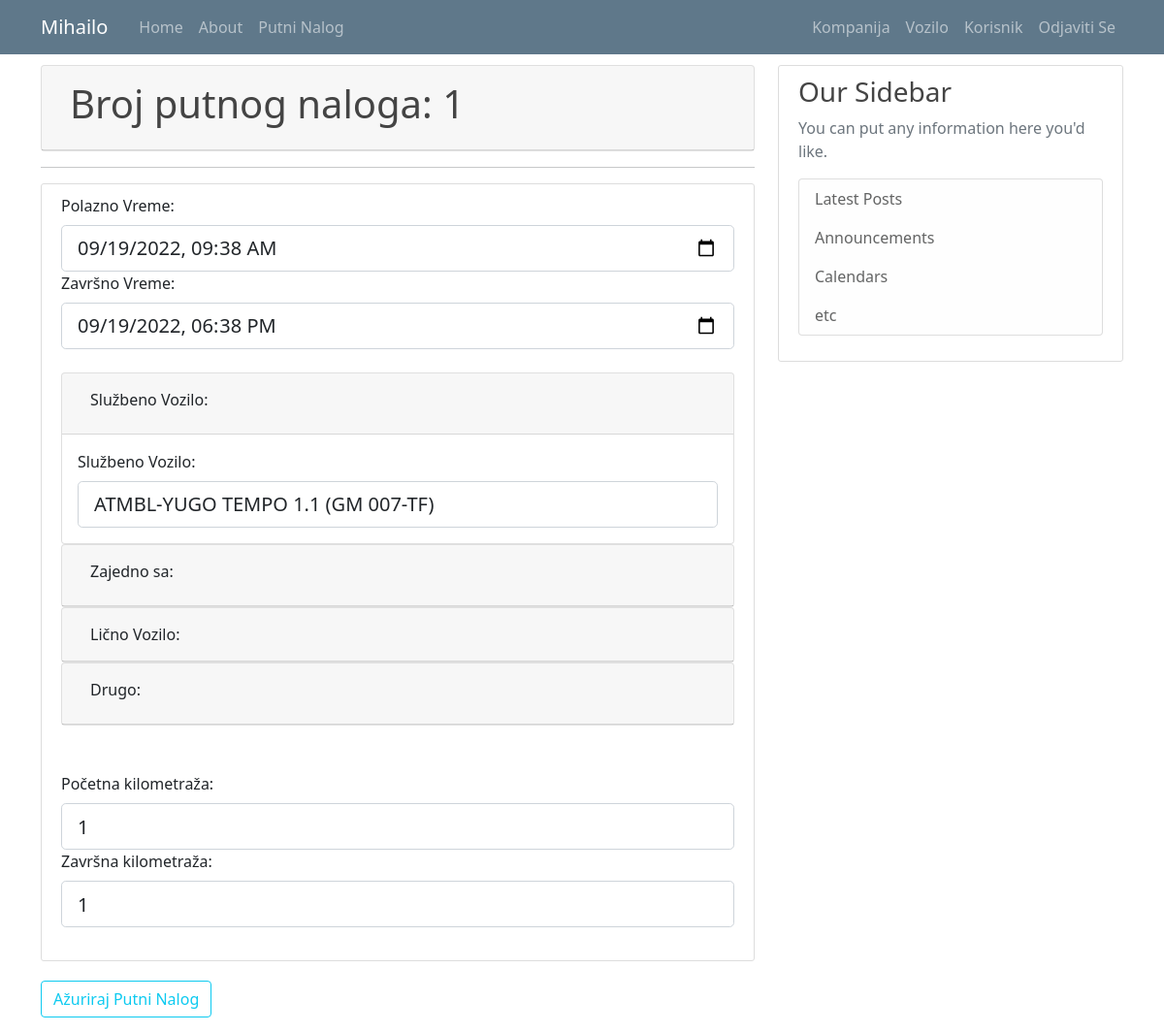
/travel_warrant/1 (signed in), run on an earlier commit of the app's database.
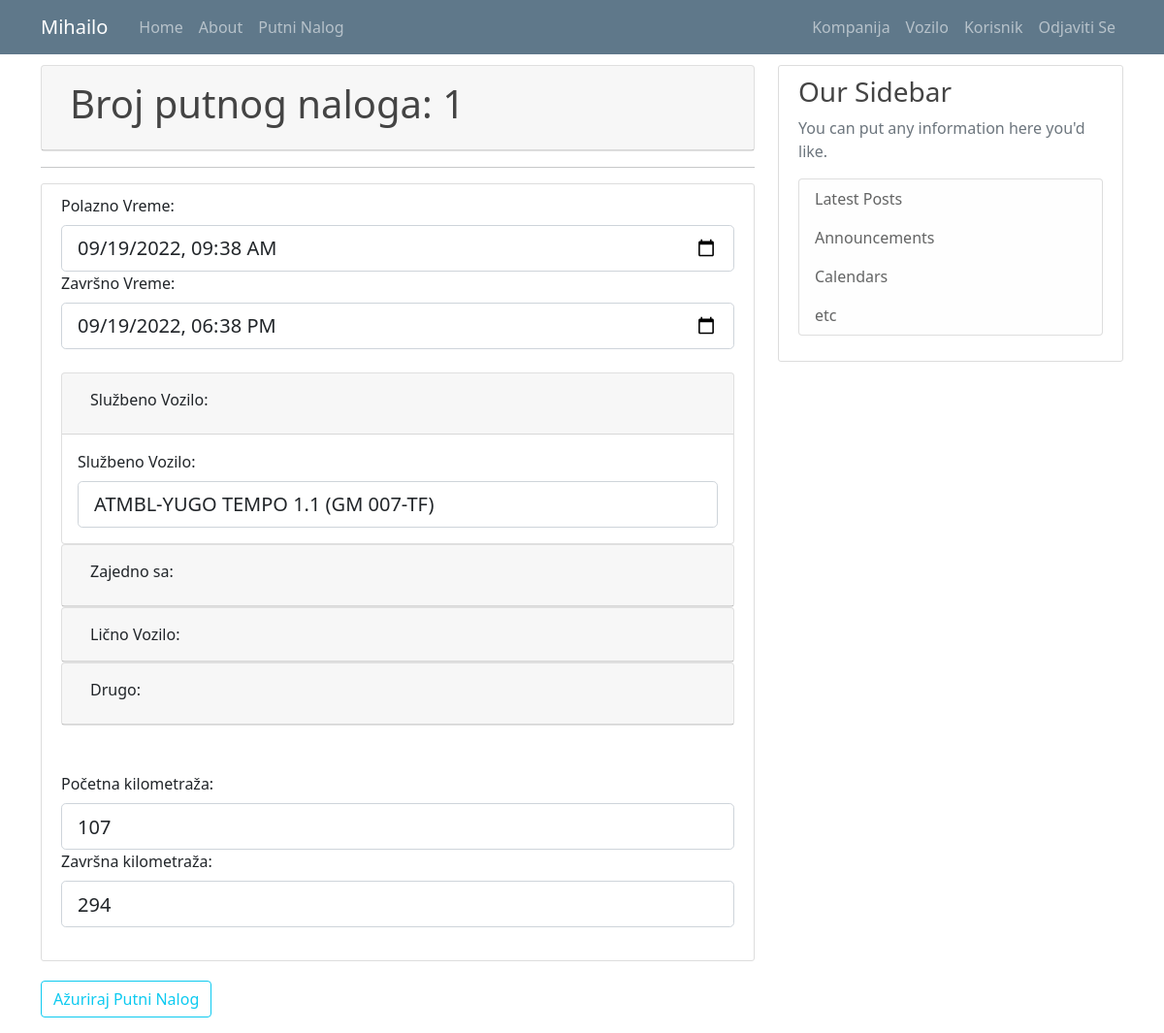
And on a later commit of the database.
### putninalozi/models.py (models this page shows, shortened)
class TravelWarrant(db.Model):
    travel_warrant_id = db.Column(db.Integer, primary_key=True)
    user_id = db.Column(db.Integer, db.ForeignKey('user.id'), nullable=False)
    with_task = db.Column(db.String(50), nullable=False)
    company_id = db.Column(db.Integer, db.ForeignKey('company.id'), nullable=False)
    abroad_contry = db.Column(db.String(50), nullable=True)
    relation = db.Column(db.String(150), nullable=False)
    start_datetime = db.Column(db.DateTime, nullable=True)
    end_datetime = db.Column(db.DateTime, nullable=True)
    vehicle_id = db.Column(db.Integer, db.ForeignKey('vehicle.id'), nullable=True)
    together_with = db.Column(db.Integer, nullable=True)
    personal_type = db.Column(db.String(50), nullable=True)
    personal_brand = db.Column(db.String(50), nullable=True)
    personal_registration = db.Column(db.String(12), nullable=True)
    other = db.Column(db.String(50), nullable=True) #avion, bus, taksi...
    advance_payment = db.Column(db.Integer, nullable=False)
    advance_payment_currency = db.Column(db.String(5), nullable=False)
    daily_wage = db.Column(db.Integer, nullable=False)
    daily_wage_currency = db.Column(db.String(5), nullable=False)
    costs_pays = db.Column(db.String(50), nullable=False)
    km_start = db.Column(db.Integer, nullable=True)
    km_end = db.Column(db.Integer, nullable=True)
    status = db.Column(db.Integer, nullable=False)

### putninalozi/travel_warrants/routes.py (the view)
@travel_warrants.route("/travel_warrant/<int:warrant_id>", methods=['GET', 'POST'])
def travel_warrant_profile(warrant_id):
    rod = []
    warrant = TravelWarrant.query.get_or_404(warrant_id)
    if warrant.travelwarrant_user.gender == "1":
        rod=["Radnik", "raspoređen"]
    elif warrant.travelwarrant_user.gender == "2":
        rod=["Radnica", "raspoređena"]
    if not current_user.is_authenticated:
        flash('Da bi ste pristupili ovoj stranici treba da budete ulogovani.', 'danger')
        return redirect(url_for('users.login'))
    elif current_user.authorization != 's_admin' and current_user.user_company.id != warrant.travelwarrant_company.id:
        abort(403)
    elif current_user.authorization == 'c_user' and current_user.id != warrant.travelwarrant_user.id:
        abort(403)
    if current_user.authorization == 'c_user':
        form = EditUserTravelWarrantForm()
        form.reset()
        form.vehicle_id.choices = [(v.id, v.vehicle_type + "-" + v.vehicle_brand+" ("+v.vehicle_registration+")") for v in db.session.query(Vehicle.id,Vehicle.vehicle_type,Vehicle.vehicle_brand,Vehicle.vehicle_registration).filter_by(company_id=current_user.user_company.id).group_by('vehicle_type').all()]
        form.personal_type.choices = [('', '----'), ('ATMBL', 'AUTOMOBIL'),('KMB', 'KOMBI'),('KMN', 'KAMION')]
        form.status.choices=[(1, "kreiran"), (2, "u delu")]
        if form.validate_on_submit():
            warrant.with_task = form.with_task.data
            warrant.abroad_contry = form.abroad_contry.data
            warrant.relation = form.relation.data
            warrant.start_datetime = form.start_datetime.data
            warrant.end_datetime = form.end_datetime.data
            if form.vehicle_id.data == '':
                warrant.vehicle_id = 0
            else:
                warrant.vehicle_id = int(form.vehicle_id.data)
            if form.together_with.data == '':
                warrant.together_with = 0
            else:
                warrant.together_with = form.together_with.data
            warrant.personal_type = form.personal_type.data
            warrant.personal_brand = form.personal_brand.data
            warrant.personal_registration = form.personal_registration.data
            warrant.other = form.other.data
            warrant.km_start = int(form.km_start.data)
            warrant.km_end = int(form.km_end.data)
            warrant.status = int(form.status.data)
            db.session.commit()
            flash('Putni nalog je ažuriran.', 'success')
            return redirect(url_for('travel_warrants.travel_warrant_list'))
        elif request.method == 'GET':
            form.with_task.data = warrant.with_task
            form.abroad_contry.data = warrant.abroad_contry
            form.relation.data = warrant.relation
            form.start_datetime.data = warrant.start_datetime
            form.end_datetime.data = warrant.end_datetime
            form.vehicle_id.choices =[('', '----')] + [(v.id, v.vehicle_type + "-" + v.vehicle_brand+" ("+v.vehicle_registration+")") for v in db.session.query(Vehicle.id,Vehicle.vehicle_type,Vehicle.vehicle_brand,Vehicle.vehicle_registration).filter_by(company_id=current_user.user_company.id).group_by('vehicle_type').all()]
            form.vehicle_id.data = str(warrant.vehicle_id)
            form.together_with.data = warrant.together_with
            form.personal_type.choices = [('', '----'), ('ATMBL', 'AUTOMOBIL'),('KMB', 'KOMBI'),('KMN', 'KAMION')]
            form.personal_type.data = warrant.personal_type
            form.personal_brand.data = warrant.personal_brand
            form.personal_registration.data = warrant.personal_registration
            form.other.data = warrant.other
            form.km_start.data = warrant.km_start
            form.km_end.data = warrant.km_end
            form.status.choices=[(1, "kreiran"), (2, "u delu")]
            form.status.data = str(warrant.status)
        print(f'EditUser: {form.errors=}')
        return render_template('travel_warrant_user.html', title='Uređivanje Putnog Naloga', warrant=warrant, legend='Uređivanje Putnog Naloga - User View', form=form, rod=rod)
    else:
        form = EditAdminTravelWarrantForm()
        form.reset()
        form.user_id.choices = [(u.id, u.name+ " " + u.surname) for u in db.session.query(User.id,User.name,User.surname).filter_by(company_id=current_user.user_company.id).group_by('name').all()]
        form.vehicle_id.choices = [(v.id, v.vehicle_type + "-" + v.vehicle_brand+" ("+v.vehicle_registration+")") for v in db.session.query(Vehicle.id,Vehicle.vehicle_type,Vehicle.vehicle_brand,Vehicle.vehicle_registration).filter_by(company_id=current_user.user_company.id).group_by('vehicle_type').all()]
        form.personal_type.choices = [('', '----'), ('ATMBL', 'AUTOMOBIL'),('KMB', 'KOMBI'),('KMN', 'KAMION')]
        form.status.choices=[(1, "kreiran"), (2, "u delu")]
        if form.validate_on_submit():
            warrant.user_id = form.user_id.data
            warrant.with_task = form.with_task.data
            warrant.company_id = int(form.company_id.data)
            warrant.abroad_contry = form.abroad_contry.data
            warrant.relation = form.relation.data
            warrant.start_datetime = form.start_datetime.data
            warrant.end_datetime = form.end_datetime.data
            if form.vehicle_id.data == '':
                warrant.vehicle_id = 0
            else:
                warrant.vehicle_id = int(form.vehicle_id.data)
            if form.together_with.data == '':
                warrant.together_with = 0
            else:
                warrant.together_with = form.together_with.data
            warrant.personal_type = form.personal_type.data
            warrant.personal_brand = form.personal_brand.data
            warrant.personal_registration = form.personal_registration.data
            warrant.other = form.other.data
            warrant.advance_payment = int(form.advance_payment.data)
            warrant.advance_payment_currency = form.advance_payment_currency.data
            warrant.daily_wage = int(form.daily_wage.data)
            warrant.daily_wage_currency = form.daily_wage_currency.data
            warrant.costs_pays = form.costs_pays.data
            warrant.km_start = int(form.km_start.data)
            warrant.km_end = int(form.km_end.data)
            warrant.status = int(form.status.data)
            db.session.commit()
            flash('Putni nalog je ažuriran', 'success')
            return redirect(url_for('travel_warrants.travel_warrant_list'))
        elif request.method == 'GET':
            form.user_id.choices = [(u.id, u.name+ " " + u.surname) for u in db.session.query(User.id,User.name,User.surname).filter_by(company_id=current_user.user_company.id).group_by('name').all()]
            form.user_id.data = warrant.user_id
            form.with_task.data = warrant.with_task
            form.company_id.data = str(User.query.filter_by(id=form.user_id.data).first().user_company.id)
            form.abroad_contry.data = warrant.abroad_contry
            form.relation.data = warrant.relation
            form.start_datetime.data = warrant.start_datetime
            form.end_datetime.data = warrant.end_datetime
            form.vehicle_id.choices =[('', '----')] + [(v.id, v.vehicle_type + "-" + v.vehicle_brand+" ("+v.vehicle_registration+")") for v in db.session.query(Vehicle.id,Vehicle.vehicle_type,Vehicle.vehicle_brand,Vehicle.vehicle_registration).filter_by(company_id=current_user.user_company.id).group_by('vehicle_type').all()]
            form.vehicle_id.data = str(warrant.vehicle_id)
            form.together_with.data = warrant.together_with
            form.personal_type.choices = [('', '----'), ('ATMBL', 'AUTOMOBIL'),('KMB', 'KOMBI'),('KMN', 'KAMION')]
            form.personal_type.data = warrant.personal_type
            form.personal_brand.data = warrant.personal_brand
            form.personal_registration.data = warrant.personal_registration
            form.other.data = warrant.other
            form.advance_payment.data = warrant.advance_payment
            form.advance_payment_currency.data = warrant.advance_payment_currency
            form.daily_wage.data = warrant.daily_wage
            form.daily_wage_currency.data = warrant.daily_wage_currency
            form.costs_pays.data = warrant.costs_pays
            form.km_start.data = warrant.km_start
            form.km_end.data = warrant.km_end
            form.status.choices=[(1, "kreiran"), (2, "u delu")]
            form.status.data = str(warrant.status)
        print(f'EditAdmin: {form.errors=}')
        return render_template('travel_warrant.html', title='Uređivanje Putnog Naloga', warrant=warrant, legend='Uređivanje Putnog Naloga - Admin View', form=form, rod=rod)

### putninalozi/models.py (called while the page is built)
@login_manager.user_loader
def load_user(user_id):
    return User.query.get(int(user_id))

### putninalozi/travel_warrants/forms.py (called while the page is built)
    def reset(self):
        self.__init__()

### putninalozi/templates/travel_warrant.html (shortened to what the changed rows need)
{% extends "layout.html" %}
{% block content %}
    <div id="accordion">
    <div class="card">
      <div class="card-header" id="headingOne">
        <h5 class="mb-0">
          <button class="btn" data-toggle="collapse" data-target="#collapseOne" aria-expanded="false" aria-controls="collapseOne">
            <h1>Broj putnog naloga: {{ warrant.travel_warrant_id }}</h1>
          </button>
        </h5>
      </div>
    </div>
    </div>
    <div class="content-section">
      <form method="POST" action="">
          <fieldset>
          <div class="form-box">
            {{ form.start_datetime.label(class="form-control-label") }}
              {% if form.start_datetime.errors %}
                  {{ form.start_datetime(class="form-control form-control-lg is-invalid") }}
                  <div class="invalid-feedback">
                      {% for error in form.start_datetime.errors %}
                          <span>{{ error }}</span>
                      {% endfor %}
                  </div>
              {% else %}
                  {{ form.start_datetime(class="form-control form-control-lg", type="datetime-local") }}
              {% endif %}
          </div>
          <div class="form-box">
            {{ form.end_datetime.label(class="form-control-label") }}
              {% if form.end_datetime.errors %}
                  {{ form.end_datetime(class="form-control form-control-lg is-invalid") }}
                  <div class="invalid-feedback">
                      {% for error in form.end_datetime.errors %}
                          <span>{{ error }}</span>
                      {% endfor %}
                  </div>
              {% else %}
                  {{ form.end_datetime(class="form-control form-control-lg", type="datetime-local") }}
              {% endif %}
          </div>
          <br>
          <div id="accordion">
            <div class="card">
              <div id="collapseOne" class="collapse show" aria-labelledby="headingOne" data-parent="#accordion">
                <div class="card-body">
                  <div class="form-box">
                    {{ form.vehicle_id.label(class="form-control-label") }}
                    {{ form.vehicle_id(class="form-control form-control-lg") }}
                  </div>
                </div>
              </div>
            </div>
          </div>
          <br>
          <br>
          <div class="form-box">
            {{ form.km_start.label(class="form-control-label") }}
              {% if form.km_start.errors %}
                  {{ form.km_start(class="form-control form-control-lg is-invalid") }}
                  <div class="invalid-feedback">
                      {% for error in form.km_start.errors %}
                          <span>{{ error }}</span>
                      {% endfor %}
                  </div>
              {% else %}
                  {{ form.km_start(class="form-control form-control-lg", placeholder="Avion, Autobus, Taxi ...") }}
              {% endif %}
          </div>
          <div class="form-box">
            {{ form.km_end.label(class="form-control-label") }}
              {% if form.km_end.errors %}
                  {{ form.km_end(class="form-control form-control-lg is-invalid") }}
                  <div class="invalid-feedback">
                      {% for error in form.km_end.errors %}
                          <span>{{ error }}</span>
                      {% endfor %}
                  </div>
              {% else %}
                  {{ form.km_end(class="form-control form-control-lg", placeholder="Avion, Autobus, Taxi ...") }}
              {% endif %}
          </div>
          <br>
      </fieldset>
  </form>
</div>
{% endblock content%}

What changed in the data, as far as the page shows it:
changed TravelWarrant "ATMBL-YUGO TEMPO 1.1 (GM 007-TF)": km_start "1" → "107"; km_end "1" → "294"
